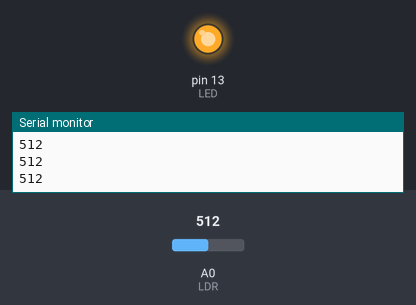
This sketch was run on a simulated Arduino Uno, built with avr-gcc and run on an emulated ATmega328P. On the bench: output pins drawn as LEDs (lit = HIGH), the last lines printed to the serial monitor. The test bench sets the inputs (shaded band); at power-on: A0 (LDR) = 512.

Above: at 1.2 s.
1.3 s: A0 (LDR) set to 408
2.8 s: A0 (LDR) set to 389
At 3.4 s:
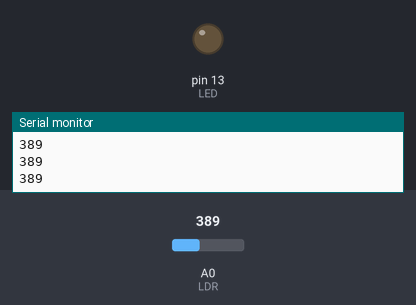
4.3 s: A0 (LDR) set to 410
At 5.5 s:
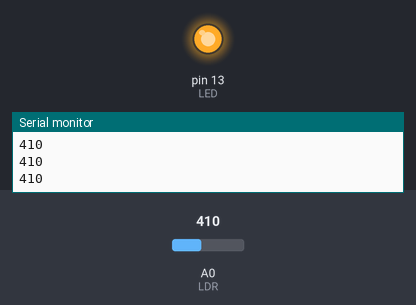
5.8 s: A0 (LDR) set to 390
At 6.9 s:
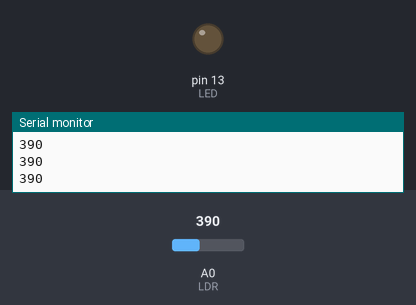
Timing chart, 0 to 8.3 s (numbered marks = the images above; inputs shaded):
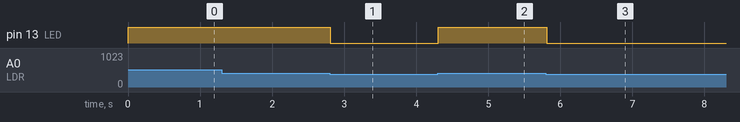

Measured:
- the behaviour switches between 401 and 400 on A0 (LDR) (found by bisection; images 0 and 1)
- after the input at 2.8 s, pin 13 (LED): HIGH → LOW at once
- after the input at 4.3 s, pin 13 (LED): LOW → HIGH at once
- after the input at 5.8 s, pin 13 (LED): HIGH → LOW at once

The sketch:

sketch_may07b.ino
```cpp
/*
 ###########################
 # Edusesc Taquatinga      #
 # professor: Wendell      #
 # nome: Guilherme Lima    #
 # Itinerário de robotica  #
 ###########################
 */
// Declaração de Variáveis e Constantes
const int LED = 13;
int LDR = A0;


// Configurações
void setup() {
  pinMode(LED, OUTPUT);
  pinMode(LDR, INPUT);
  Serial.begin(9600);
}
//Repetições
void loop() {
  int luz = analogRead(LDR);
  Serial.println(luz);

  if (luz > 400) {
    digitalWrite(LED, HIGH);
  }
  else {
    digitalWrite(LED, LOW);
  }
}
```
